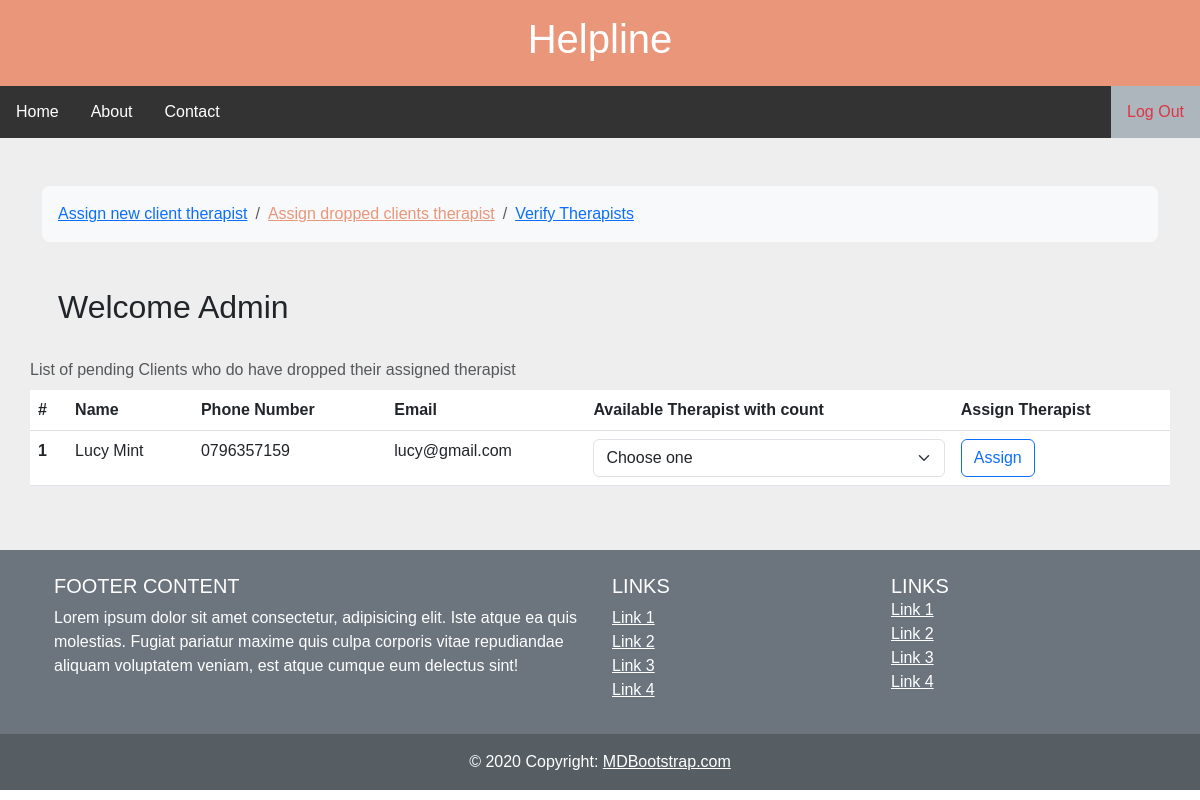
The page /admindroppedclients.php (signed in) on the database its author committed.
### tables this page shows
CREATE TABLE `signupcl` (
  `ID` int(11) NOT NULL,
  `fname` varchar(50) NOT NULL,
  `lname` varchar(50) NOT NULL,
  `phone` int(11) NOT NULL,
  `email` varchar(50) NOT NULL,
  `pic` varchar(32) NOT NULL,
  `psd` varchar(128) NOT NULL
);

### admindroppedclients.php (the view, shortened to what this page needs)
<?php
include "link.php";
if (isset($_SESSION['ID'])&&isset($_SESSION['email'])) {
    $asignclient="SELECT `ID`, `fname`, `lname`, `phone`, `email` FROM `signupcl` WHERE `ID` IN (SELECT `cl_ID` FROM `clienttherapist` WHERE `assignmentStatus`='dropped'); ";
    $assignclientres=mysqli_query($mysqli,$asignclient);
?>
<!DOCTYPE html>
<head>
    <html lang="en">
    <head>
    <link href="https://cdn.jsdelivr.net/npm/bootstrap@5.3.0-alpha1/dist/css/bootstrap.min.css" rel="stylesheet">
     <link rel="stylesheet" href="main.css" />
     <link rel="stylesheet" href="https://cdnjs.cloudflare.com/ajax/libs/font-awesome/4.7.0/css/font-awesome.min.css">
</head>
<body>
<div class="header">
  <h1>Helpline</h1>
</div>
<div class="navi" id="navi">
  <a href="therapisthome.php">Home</a>
  <a href="#about">About</a>
  <a href="#contact">Contact</a>
  <a href="logout.php" class="split" id="split">Log Out</a>
</div>
<section style="background-color: #eee;">
    <div class="container py-5">
        <div class="row">
          <div class="col">
            <nav aria-label="breadcrumb" class="bg-light rounded-3 p-3 mb-4">
              <ol class="breadcrumb mb-0">
                <li class="breadcrumb-item cl"><a href="adminhome.php" >Assign new client therapist</a></li>
                <li class="breadcrumb-item cl"><a href="admindroppedclients.php" class="active">Assign dropped clients therapist</a></li>
                <li class="breadcrumb-item cl"><a href="adminverifytherapist.php">Verify Therapists</a></li>
              </ol>
            </nav>
            <div class="main">
              <h2>Welcome Admin</h2>
          </div>
            </div>
                <?php
                    if (mysqli_num_rows($assignclientres)==0) {
                ?>
                        <h5 class="display-6">You do not have any clients to assign therapists to</h5>
                <?php
                    }else{
                        $i=1;
                    ?>
                    <table class="table caption-top">
                        <caption>List of pending Clients who do have dropped their assigned therapist</caption>
                        <thead>
                            <tr>
                            <th scope="col">#</th>
                            <th scope="col">Name</th>
                            <th scope="col">Phone Number</th>
                            <th scope="col">Email</th>
                            <th scope="col">Available Therapist with count</th>
                            <th scope="col">Assign Therapist</th>
                            </tr>
                        </thead>
                        <tbody>
                            <tr>
                            <?php
                            foreach ($assignclientres as $client) {
                                $name=$client['fname']." ".$client['lname'];
                                $email=$client['email'];
                                $number="0".$client['phone'];
                            ?>
                            <th scope="row"><?php echo $i;?></th>
                            <td><?php echo $name;?></td>
                            <td><?php echo $number;?></td>
                            <td><?php echo $email;?></td>
                            <td>
                                <form action="adminassigntherapistval.php" method="post">
                                <select name="therapist" id="therapist" class="form-select" required>
                              <option selected>Choose one</option>
                            </select>
                            </td>
                            <td>
                            <button type="submit" class="btn btn-outline-primary" id="btn" name="submit" value="update" onmouseover="hoverbtn(this)" onmouseout="normalbtn(this)">Assign</button>
                            </td>
                            </tr>
                            <?php
                            $i++;
                            }
                            ?>
                        </tbody>
                    </table>
                <?php
                    }
                ?>
          </div>
        </div>
        <section class="">
  <footer class="bg-secondary text-white text-center text-md-start">
    <div class="container p-4">
      <div class="row">
        <div class="col-lg-6 col-md-12 mb-4 mb-md-0">
          <h5 class="text-uppercase">Footer Content</h5>
          <p>
            Lorem ipsum dolor sit amet consectetur, adipisicing elit. Iste atque ea quis
            molestias. Fugiat pariatur maxime quis culpa corporis vitae repudiandae
            aliquam voluptatem veniam, est atque cumque eum delectus sint!
          </p>
        </div>
        <div class="col-lg-3 col-md-6 mb-4 mb-md-0">
          <h5 class="text-uppercase">Links</h5>
          <ul class="list-unstyled mb-0">
            <li>
              <a href="#!" class="text-white">Link 1</a>
            </li>
            <li>
              <a href="#!" class="text-white">Link 2</a>
            </li>
            <li>
              <a href="#!" class="text-white">Link 3</a>
            </li>
            <li>
              <a href="#!" class="text-white">Link 4</a>
            </li>
          </ul>
        </div>
        <div class="col-lg-3 col-md-6 mb-4 mb-md-0">
          <h5 class="text-uppercase mb-0">Links</h5>
          <ul class="list-unstyled">
            <li>
              <a href="#!" class="text-white">Link 1</a>
            </li>
            <li>
              <a href="#!" class="text-white">Link 2</a>
            </li>
            <li>
              <a href="#!" class="text-white">Link 3</a>
            </li>
            <li>
              <a href="#!" class="text-white">Link 4</a>
            </li>
          </ul>
        </div>
      </div>
    </div>
    <div class="text-center p-3" style="background-color: rgba(0, 0, 0, 0.2);">
      © 2020 Copyright:
      <a class="text-white" href="https://mdbootstrap.com/">MDBootstrap.com</a>
    </div>
  </footer>
</section>
  </body>
</html>
<?php
}else{
  header("Location: getstarted.php?message=Kindly log in or sign up");
}
?>

### main.css (style rules this page uses)
body { font-family: Arial, sans-serif; margin: 0; padding: 0; }
.header { background-color: darksalmon; color: white; padding: 15px; text-align: center; }
.main { padding: 16px; margin-top: 30px; }
.active { color: darksalmon; }
.navi a.split { float: right; background-color: #adb5bd; color: #dc3545; }
.navi { overflow: hidden; background-color: #333; }
.navi a { float: left; display: block; color: white; text-align: center; padding: 14px 16px; text-decoration: none; }

### rows shown on the page
signupcl: name "Lucy Mint", phone "0796357159", email "lucy@gmail.com"
